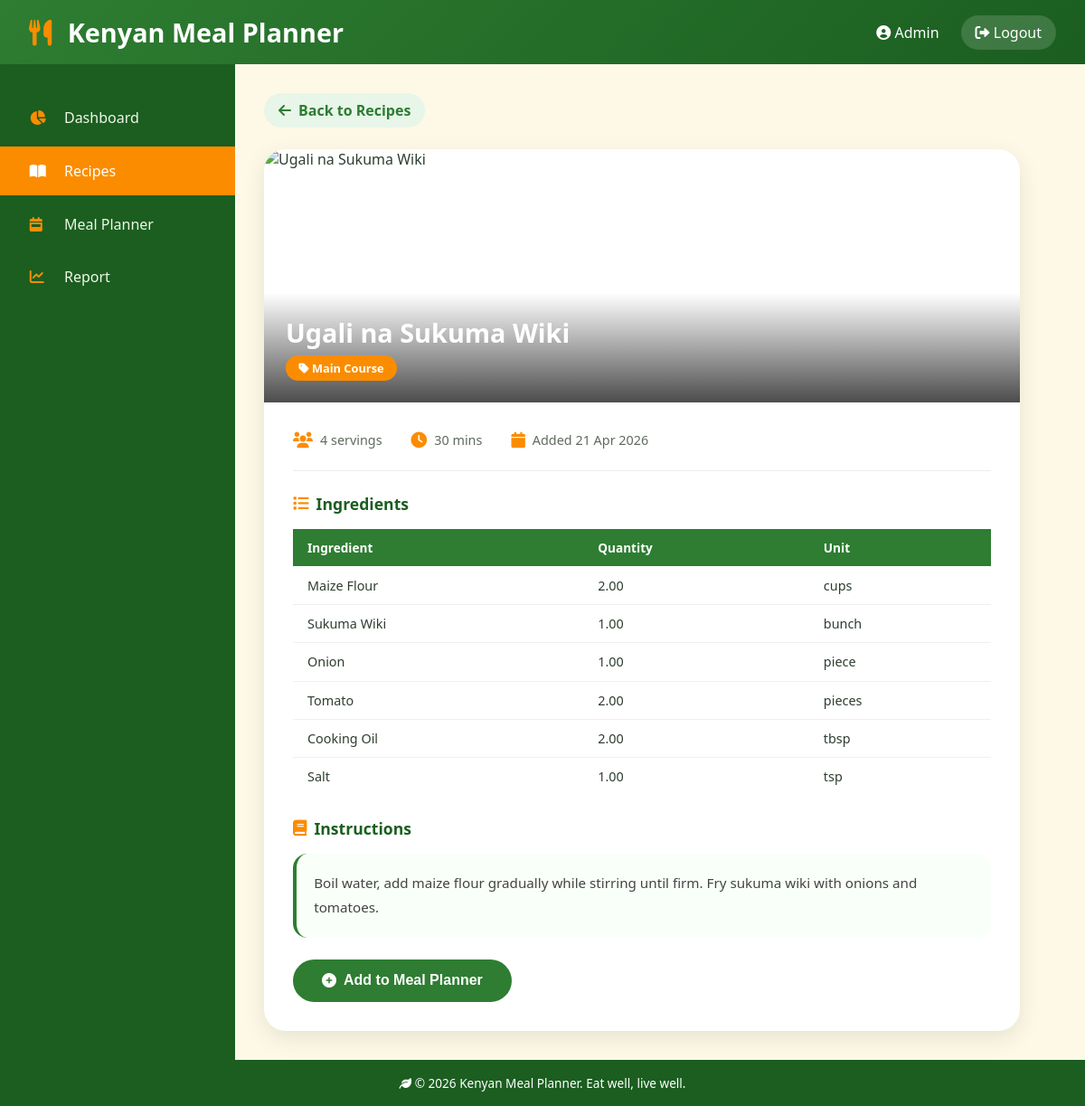
Page /recipe_detail.php?id=1 (signed in) on the committed database.
### tables this page shows
CREATE TABLE recipes (
    id INT AUTO_INCREMENT PRIMARY KEY,
    user_id INT,
    name VARCHAR(150) NOT NULL,
    category VARCHAR(100),
    servings INT DEFAULT 1,
    instructions TEXT,
    created_at TIMESTAMP DEFAULT CURRENT_TIMESTAMP,
    FOREIGN KEY (user_id) REFERENCES users(id) ON DELETE SET NULL
);

CREATE TABLE ingredients (
    id INT AUTO_INCREMENT PRIMARY KEY,
    recipe_id INT NOT NULL,
    name VARCHAR(100) NOT NULL,
    quantity DECIMAL(10,2) NOT NULL,
    unit VARCHAR(50),
    FOREIGN KEY (recipe_id) REFERENCES recipes(id) ON DELETE CASCADE
);

### app/helpers.php (called while the page is built, shortened)
<?php
function e($str) {
    return htmlspecialchars($str, ENT_QUOTES, 'UTF-8');
}

### public/recipe_detail.php (the view, shortened to what this page needs)
<?php
require_once APP_PATH . '/config/db.php';
require_once APP_PATH . '/helpers.php';
$uid = (int)$_SESSION['user_id'];
$id  = (int)($_GET['id'] ?? 0);
$stmt = $conn->prepare("SELECT * FROM recipes WHERE id=? AND (user_id=? OR user_id IS NULL)");
$stmt->bind_param('ii', $id, $uid);
$stmt->execute();
$recipe = $stmt->get_result()->fetch_assoc();
$ingredients = $conn->query("SELECT * FROM ingredients WHERE recipe_id=$id ORDER BY id");
?>
<!DOCTYPE html>
<html lang="en">
<head>
    <link rel="stylesheet" href="https://cdnjs.cloudflare.com/ajax/libs/font-awesome/6.0.0-beta3/css/all.min.css">
</head>
<body>
<div class="header">
    <h1><i class="fas fa-utensils"></i> Kenyan Meal Planner</h1>
    <div class="user-info">
        <span><i class="fas fa-user-circle"></i> <?= e($_SESSION['user_name'] ?? 'User') ?></span>
        <a href="logout.php"><i class="fas fa-sign-out-alt"></i> Logout</a>
    </div>
</div>
<div class="container">
    <div class="sidebar">
        <ul>
            <li><a href="dashboard.php"><i class="fas fa-chart-pie"></i> Dashboard</a></li>
            <li><a href="recipes.php" class="active"><i class="fas fa-book-open"></i> Recipes</a></li>
            <li><a href="meals.php"><i class="fas fa-calendar-week"></i> Meal Planner</a></li>
            <li><a href="report.php"><i class="fas fa-chart-line"></i> Report</a></li>
        </ul>
    </div>
    <div class="main">
        <a href="recipes.php" class="back-btn"><i class="fas fa-arrow-left"></i> Back to Recipes</a>
        <div class="recipe-card">
            <?php
            $fallbacks = [
                'breakfast' => 'https://images.unsplash.com/photo-1533089860892-a7c6f0a88666?w=900&h=280&fit=crop',
                'lunch'     => 'https://images.unsplash.com/photo-1546069901-ba9599a7e63c?w=900&h=280&fit=crop',
                'dinner'    => 'https://images.unsplash.com/photo-1504674900247-0877df9cc836?w=900&h=280&fit=crop',
                'default'   => 'https://images.unsplash.com/photo-1512058564366-18510be2db19?w=900&h=280&fit=crop',
            ];
            $cat_key  = strtolower($recipe['category'] ?? '');
            $fallback = $fallbacks[$cat_key] ?? $fallbacks['default'];
            $imgSrc   = !empty($recipe['image']) ? $recipe['image'] : $fallback;
            ?>
            <div class="recipe-hero">
                <img src="<?= e($imgSrc) ?>" alt="<?= e($recipe['name']) ?>" onerror="this.src='<?= $fallback ?>'">
                <div class="recipe-hero-overlay">
                    <h2><?= e($recipe['name']) ?></h2>
                    <span class="category-badge"><i class="fas fa-tag"></i> <?= e($recipe['category'] ?? 'Kenyan') ?></span>
                </div>
            </div>
            <div class="recipe-body">
                <div class="meta-row">
                    <div class="meta-item"><i class="fas fa-users"></i> <?= (int)$recipe['servings'] ?> servings</div>
                    <?php if (!empty($recipe['prep_time'])): ?>
                    <div class="meta-item"><i class="fas fa-clock"></i> <?= (int)$recipe['prep_time'] ?> mins</div>
                    <?php endif; ?>
                    <div class="meta-item"><i class="fas fa-calendar"></i> Added <?= date('d M Y', strtotime($recipe['created_at'])) ?></div>
                </div>
                <?php if ($ingredients && $ingredients->num_rows > 0): ?>
                <div class="section-title"><i class="fas fa-list"></i> Ingredients</div>
                <table class="ing-table">
                    <thead><tr><th>Ingredient</th><th>Quantity</th><th>Unit</th></tr></thead>
                    <tbody>
                    <?php while ($ing = $ingredients->fetch_assoc()): ?>
                        <tr>
                            <td><?= e($ing['name']) ?></td>
                            <td><?= $ing['quantity'] ?></td>
                            <td><?= e($ing['unit']) ?></td>
                        </tr>
                    <?php endwhile; ?>
                    </tbody>
                </table>
                <?php endif; ?>
                <?php if (!empty($recipe['instructions'])): ?>
                <div class="section-title"><i class="fas fa-book"></i> Instructions</div>
                <div class="instructions"><?= nl2br(e($recipe['instructions'])) ?></div>
                <?php endif; ?>
                <button class="add-plan-btn" id="addToPlanBtn">
                    <i class="fas fa-plus-circle"></i> Add to Meal Planner
                </button>
            </div>
        </div>
    </div>
</div>
<footer><i class="fas fa-leaf"></i> &copy; <?= date('Y') ?> Kenyan Meal Planner. Eat well, live well.</footer>
</body>
</html>

### public/recipe_detail.php (style rules this page uses)
* { margin:0;padding:0;box-sizing:border-box; }
body { font-family:'Segoe UI',sans-serif;background:#fef9e7;color:#2d3e2f;display:flex;flex-direction:column;min-height:100vh; }
.header { background:linear-gradient(135deg,#2E7D32,#1B5E20);color:#fff;padding:1rem 2rem;display:flex;justify-content:space-between;align-items:center;flex-wrap:wrap;gap:1rem; }
.header h1 { font-size:1.8rem;font-weight:600; }
.header h1 i { margin-right:10px;color:#FB8C00; }
.header .user-info { display:flex;align-items:center;gap:1.5rem; }
.header a { color:#fff;text-decoration:none;padding:.5rem 1rem;border-radius:30px;background:rgba(255,255,255,.15);transition:.3s;font-weight:500; }
.container { display:flex;flex:1; }
.sidebar { width:260px;background:#1B5E20;padding-top:2rem;flex-shrink:0; }
.sidebar ul { list-style:none; }
.sidebar li { margin-bottom:.3rem; }
.sidebar a { display:block;padding:1rem 1.8rem;color:#f0f7e6;text-decoration:none;transition:.3s;font-weight:500;border-left:4px solid transparent; }
.sidebar a i { margin-right:12px;width:22px;color:#FB8C00; }
.sidebar a:hover,.sidebar a.active { background:rgba(251,140,0,.2);border-left-color:#FB8C00;color:#fff; }
.sidebar a.active { background:#FB8C00;color:#fff; }
.sidebar a.active i { color:#fff; }
.main { flex:1;padding:2rem;max-width:900px; }
.back-btn { display:inline-flex;align-items:center;gap:8px;color:#2E7D32;text-decoration:none;font-weight:600;margin-bottom:1.5rem;padding:.5rem 1rem;border-radius:30px;background:#e8f5e9;transition:.2s; }
.recipe-card { background:#fff;border-radius:24px;overflow:hidden;box-shadow:0 8px 24px rgba(0,40,0,.1); }
.recipe-hero { position:relative;height:280px;overflow:hidden; }
.recipe-hero img { width:100%;height:100%;object-fit:cover; }
.recipe-hero-overlay { position:absolute;bottom:0;left:0;right:0;background:linear-gradient(transparent,rgba(0,0,0,.7));padding:1.5rem; }
.recipe-hero-overlay h2 { color:#fff;font-size:1.8rem;font-weight:700; }
.category-badge { display:inline-block;background:#FB8C00;color:#fff;padding:.3rem .9rem;border-radius:20px;font-size:.8rem;font-weight:600;margin-top:.4rem; }
.recipe-body { padding:2rem; }
.meta-row { display:flex;gap:2rem;flex-wrap:wrap;margin-bottom:1.5rem;padding-bottom:1.5rem;border-bottom:1px solid #e8f0e8; }
.meta-item { display:flex;align-items:center;gap:8px;color:#5f6b5f;font-size:.9rem; }
.meta-item i { color:#FB8C00;font-size:1.1rem; }
.section-title { font-size:1.1rem;font-weight:700;color:#1B5E20;margin-bottom:1rem;display:flex;align-items:center;gap:8px; }
.section-title i { color:#FB8C00; }
.ing-table { width:100%;border-collapse:collapse;margin-bottom:1.5rem; }
.ing-table th { background:#2E7D32;color:#fff;padding:.7rem 1rem;text-align:left;font-size:.85rem; }
.ing-table td { padding:.7rem 1rem;border-bottom:1px solid #f0f0f0;font-size:.9rem; }
.ing-table tr:last-child td { border-bottom:none; }
.instructions { background:#f9fff9;border-radius:16px;padding:1.2rem;line-height:1.8;color:#444;font-size:.95rem;border-left:4px solid #2E7D32; }
.add-plan-btn { background:#2E7D32;color:#fff;border:none;padding:.9rem 2rem;border-radius:40px;font-weight:600;font-size:1rem;cursor:pointer;transition:.3s;display:inline-flex;align-items:center;gap:8px;margin-top:1.5rem; }
footer { background:#1B5E20;color:#fff;text-align:center;padding:1rem;margin-top:auto;font-size:.85rem; }

### rows in the picture
recipes: name "Ugali na Sukuma Wiki", category "Main Course", servings "4", prep_time "30", created_at "21 Apr 2026", instructions "Boil water, add maize flour gradually while stirring until firm. Fry sukuma wiki with onions and tomatoes."
ingredients: name "Maize Flour", quantity "2.00", unit "cups"
ingredients: name "Sukuma Wiki", quantity "1.00", unit "bunch"
ingredients: name "Onion", quantity "1.00", unit "piece"
ingredients: name "Tomato", quantity "2.00", unit "pieces"
ingredients: name "Cooking Oil", quantity "2.00", unit "tbsp"
ingredients: name "Salt", quantity "1.00", unit "tsp"

### other values in the picture
$_SESSION['user_name'] "Admin"
